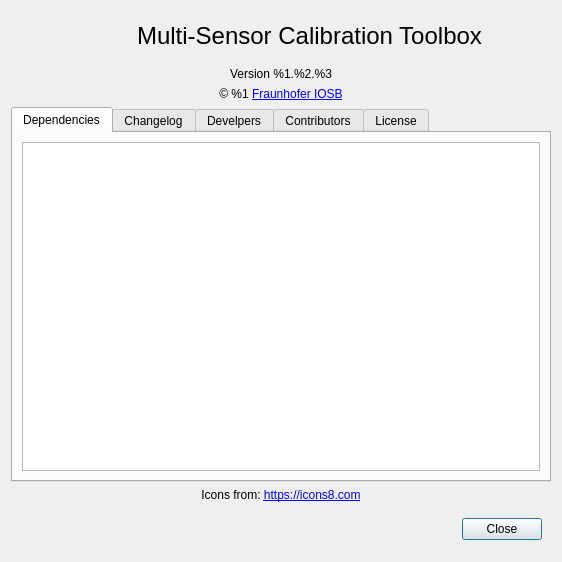
<?xml version="1.0" encoding="UTF-8"?>
<ui version="4.0">
 <class>multisensor_calibration::AboutDialog</class>
 <widget class="QDialog" name="multisensor_calibration::AboutDialog">
  <property name="windowModality">
   <enum>Qt::ApplicationModal</enum>
  </property>
  <property name="geometry">
   <rect>
    <x>0</x>
    <y>0</y>
    <width>562</width>
    <height>562</height>
   </rect>
  </property>
  <property name="sizePolicy">
   <sizepolicy hsizetype="MinimumExpanding" vsizetype="MinimumExpanding">
    <horstretch>0</horstretch>
    <verstretch>0</verstretch>
   </sizepolicy>
  </property>
  <property name="minimumSize">
   <size>
    <width>562</width>
    <height>562</height>
   </size>
  </property>
  <property name="windowTitle">
   <string>About Multi-Sensor Calibration Toolbox</string>
  </property>
  <property name="layoutDirection">
   <enum>Qt::LeftToRight</enum>
  </property>
  <layout class="QVBoxLayout" name="verticalLayout">
   <property name="spacing">
    <number>6</number>
   </property>
   <item>
    <widget class="QWidget" name="titleWidget" native="true">
     <property name="sizePolicy">
      <sizepolicy hsizetype="Preferred" vsizetype="Fixed">
       <horstretch>0</horstretch>
       <verstretch>0</verstretch>
      </sizepolicy>
     </property>
     <property name="minimumSize">
      <size>
       <width>0</width>
       <height>50</height>
      </size>
     </property>
     <property name="maximumSize">
      <size>
       <width>16777215</width>
       <height>50</height>
      </size>
     </property>
     <layout class="QHBoxLayout" name="horizontalLayout_4">
      <property name="leftMargin">
       <number>0</number>
      </property>
      <property name="topMargin">
       <number>0</number>
      </property>
      <property name="rightMargin">
       <number>0</number>
      </property>
      <property name="bottomMargin">
       <number>0</number>
      </property>
      <item>
       <spacer name="horizontalSpacer_2">
        <property name="orientation">
         <enum>Qt::Horizontal</enum>
        </property>
        <property name="sizeHint" stdset="0">
         <size>
          <width>40</width>
          <height>20</height>
         </size>
        </property>
       </spacer>
      </item>
      <item>
       <widget class="QLabel" name="titleIconLabel">
        <property name="sizePolicy">
         <sizepolicy hsizetype="Fixed" vsizetype="Fixed">
          <horstretch>0</horstretch>
          <verstretch>0</verstretch>
         </sizepolicy>
        </property>
        <property name="minimumSize">
         <size>
          <width>50</width>
          <height>50</height>
         </size>
        </property>
        <property name="maximumSize">
         <size>
          <width>50</width>
          <height>50</height>
         </size>
        </property>
        <property name="text">
         <string/>
        </property>
       </widget>
      </item>
      <item>
       <widget class="QLabel" name="titleLabel">
        <property name="text">
         <string>&lt;html&gt;&lt;head/&gt;&lt;body&gt;&lt;p align=&quot;center&quot;&gt;&lt;span style=&quot; font-size:18pt;&quot;&gt;Multi-Sensor Calibration Toolbox&lt;/span&gt;&lt;/p&gt;&lt;/body&gt;&lt;/html&gt;</string>
        </property>
        <property name="textFormat">
         <enum>Qt::RichText</enum>
        </property>
       </widget>
      </item>
      <item>
       <spacer name="horizontalSpacer_3">
        <property name="orientation">
         <enum>Qt::Horizontal</enum>
        </property>
        <property name="sizeHint" stdset="0">
         <size>
          <width>40</width>
          <height>20</height>
         </size>
        </property>
       </spacer>
      </item>
     </layout>
    </widget>
   </item>
   <item>
    <widget class="QLabel" name="versionLabel">
     <property name="text">
      <string>&lt;html&gt;&lt;head/&gt;&lt;body&gt;&lt;p align=&quot;center&quot;&gt;Version %1.%2.%3&lt;/p&gt;&lt;/body&gt;&lt;/html&gt;</string>
     </property>
    </widget>
   </item>
   <item>
    <widget class="QLabel" name="copyrightLabel">
     <property name="text">
      <string>&lt;html&gt;&lt;head/&gt;&lt;body&gt;&lt;p align=&quot;center&quot;&gt;© %1 &lt;a href=&quot;https://www.iosb.fraunhofer.de/&quot;&gt;&lt;span style=&quot; text-decoration: underline; color:#0000ff;&quot;&gt;Fraunhofer IOSB&lt;/span&gt;&lt;/a&gt;&lt;/p&gt;&lt;/body&gt;&lt;/html&gt;</string>
     </property>
    </widget>
   </item>
   <item>
    <widget class="QTabWidget" name="tabWidget">
     <property name="tabPosition">
      <enum>QTabWidget::North</enum>
     </property>
     <property name="currentIndex">
      <number>0</number>
     </property>
     <property name="elideMode">
      <enum>Qt::ElideNone</enum>
     </property>
     <widget class="QWidget" name="dependenciesTab">
      <attribute name="title">
       <string>Dependencies</string>
      </attribute>
      <layout class="QVBoxLayout" name="verticalLayout_3">
       <item>
        <widget class="QTextEdit" name="dependenciesTextEdit"/>
       </item>
      </layout>
     </widget>
     <widget class="QWidget" name="tabChangelog">
      <attribute name="title">
       <string>Changelog</string>
      </attribute>
      <layout class="QVBoxLayout" name="verticalLayout_2">
       <item>
        <widget class="QTextEdit" name="changelogTextEdit">
         <property name="html">
          <string>&lt;!DOCTYPE HTML PUBLIC &quot;-//W3C//DTD HTML 4.0//EN&quot; &quot;http://www.w3.org/TR/REC-html40/strict.dtd&quot;&gt;
&lt;html&gt;&lt;head&gt;&lt;meta name=&quot;qrichtext&quot; content=&quot;1&quot; /&gt;&lt;style type=&quot;text/css&quot;&gt;
p, li { white-space: pre-wrap; }
&lt;/style&gt;&lt;/head&gt;&lt;body style=&quot; font-family:'Ubuntu'; font-size:11pt; font-weight:400; font-style:normal;&quot;&gt;
&lt;p style=&quot;-qt-paragraph-type:empty; margin-top:0px; margin-bottom:0px; margin-left:0px; margin-right:0px; -qt-block-indent:0; text-indent:0px;&quot;&gt;&lt;br /&gt;&lt;/p&gt;&lt;/body&gt;&lt;/html&gt;</string>
         </property>
        </widget>
       </item>
      </layout>
     </widget>
     <widget class="QWidget" name="developerTab">
      <attribute name="title">
       <string>Develpers</string>
      </attribute>
      <layout class="QVBoxLayout" name="verticalLayout_4">
       <item>
        <widget class="QTextEdit" name="developerTextEdit"/>
       </item>
      </layout>
     </widget>
     <widget class="QWidget" name="contributorTab">
      <attribute name="title">
       <string>Contributors</string>
      </attribute>
      <layout class="QVBoxLayout" name="verticalLayout_5">
       <item>
        <widget class="QTextEdit" name="contributorTextEdit"/>
       </item>
      </layout>
     </widget>
     <widget class="QWidget" name="licenseTab">
      <attribute name="title">
       <string>License</string>
      </attribute>
      <layout class="QVBoxLayout" name="verticalLayout_6">
       <item>
        <widget class="QTextEdit" name="licenseTextEdit"/>
       </item>
      </layout>
     </widget>
    </widget>
   </item>
   <item>
    <widget class="QLabel" name="icons8Lable">
     <property name="text">
      <string>&lt;html&gt;&lt;head/&gt;&lt;body&gt;&lt;p align=&quot;center&quot;&gt;Icons from: &lt;a href=&quot;https://icons8.com&quot;&gt;&lt;span style=&quot; text-decoration: underline; color:#0000ff;&quot;&gt;https://icons8.com&lt;/span&gt;&lt;/a&gt;&lt;/p&gt;&lt;/body&gt;&lt;/html&gt;</string>
     </property>
    </widget>
   </item>
   <item>
    <widget class="QWidget" name="buttonBoxWidget" native="true">
     <layout class="QHBoxLayout" name="horizontalLayout">
      <item>
       <spacer name="horizontalSpacer">
        <property name="orientation">
         <enum>Qt::Horizontal</enum>
        </property>
        <property name="sizeHint" stdset="0">
         <size>
          <width>40</width>
          <height>20</height>
         </size>
        </property>
       </spacer>
      </item>
      <item>
       <widget class="QDialogButtonBox" name="buttonBox">
        <property name="sizePolicy">
         <sizepolicy hsizetype="Fixed" vsizetype="Fixed">
          <horstretch>0</horstretch>
          <verstretch>0</verstretch>
         </sizepolicy>
        </property>
        <property name="minimumSize">
         <size>
          <width>300</width>
          <height>25</height>
         </size>
        </property>
        <property name="orientation">
         <enum>Qt::Horizontal</enum>
        </property>
        <property name="standardButtons">
         <set>QDialogButtonBox::Close</set>
        </property>
        <property name="centerButtons">
         <bool>false</bool>
        </property>
       </widget>
      </item>
     </layout>
    </widget>
   </item>
  </layout>
 </widget>
 <resources/>
 <connections>
  <connection>
   <sender>buttonBox</sender>
   <signal>accepted()</signal>
   <receiver>multisensor_calibration::AboutDialog</receiver>
   <slot>accept()</slot>
   <hints>
    <hint type="sourcelabel">
     <x>248</x>
     <y>254</y>
    </hint>
    <hint type="destinationlabel">
     <x>157</x>
     <y>274</y>
    </hint>
   </hints>
  </connection>
  <connection>
   <sender>buttonBox</sender>
   <signal>rejected()</signal>
   <receiver>multisensor_calibration::AboutDialog</receiver>
   <slot>reject()</slot>
   <hints>
    <hint type="sourcelabel">
     <x>316</x>
     <y>260</y>
    </hint>
    <hint type="destinationlabel">
     <x>286</x>
     <y>274</y>
    </hint>
   </hints>
  </connection>
 </connections>
</ui>
